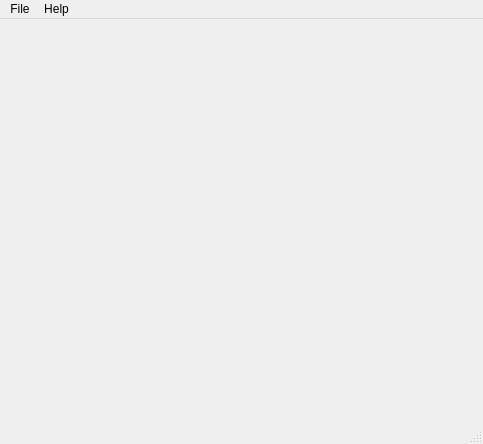
<?xml version="1.0" encoding="UTF-8"?>
<ui version="4.0">
 <class>MainWindow</class>
 <widget class="QMainWindow" name="MainWindow">
  <property name="geometry">
   <rect>
    <x>0</x>
    <y>0</y>
    <width>483</width>
    <height>444</height>
   </rect>
  </property>
  <property name="windowTitle">
   <string>RealtyVault</string>
  </property>
  <property name="windowIcon">
   <iconset>
    <normaloff>icon.png</normaloff>icon.png</iconset>
  </property>
  <property name="styleSheet">
   <string notr="true"/>
  </property>
  <widget class="QWidget" name="centralwidget">
   <property name="styleSheet">
    <string notr="true">background-image: url(&quot;logo.png&quot;);
background-position: center;


</string>
   </property>
  </widget>
  <widget class="QMenuBar" name="menubar">
   <property name="geometry">
    <rect>
     <x>0</x>
     <y>0</y>
     <width>483</width>
     <height>26</height>
    </rect>
   </property>
   <widget class="QMenu" name="menuFile">
    <property name="title">
     <string>File</string>
    </property>
    <addaction name="actionAdd_a_House"/>
    <addaction name="actionModify_a_House"/>
    <addaction name="actionSearch_for_a_House"/>
    <addaction name="actionReport"/>
    <addaction name="separator"/>
    <addaction name="actionExit"/>
   </widget>
   <widget class="QMenu" name="menuHelp">
    <property name="title">
     <string>Help</string>
    </property>
    <addaction name="actionHelp_Contents"/>
    <addaction name="actionAbout"/>
   </widget>
   <addaction name="menuFile"/>
   <addaction name="menuHelp"/>
  </widget>
  <widget class="QStatusBar" name="statusbar"/>
  <action name="actionHelp_Contents">
   <property name="text">
    <string>Help Contents</string>
   </property>
  </action>
  <action name="actionAbout">
   <property name="text">
    <string>About</string>
   </property>
  </action>
  <action name="actionAdd_a_House">
   <property name="text">
    <string>Add a House</string>
   </property>
  </action>
  <action name="actionModify_a_House">
   <property name="text">
    <string>Modify a House</string>
   </property>
  </action>
  <action name="actionSearch_for_a_House">
   <property name="text">
    <string>Search for a House</string>
   </property>
  </action>
  <action name="actionReport">
   <property name="text">
    <string>Report</string>
   </property>
  </action>
  <action name="actionExir">
   <property name="text">
    <string>Exit</string>
   </property>
  </action>
  <action name="actionExit">
   <property name="text">
    <string>Exit</string>
   </property>
  </action>
 </widget>
 <resources/>
 <connections/>
</ui>
